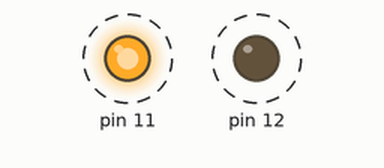
Simulated run of this sketch. Board: Arduino Uno, built with avr-gcc and run on an emulated ATmega328P. Parts: output pins drawn as LEDs (lit = HIGH). Dashed ring = blinking.

Above: at 0.05 s.
Timing chart, 0 to 3.0 s (numbered marks = the images above):
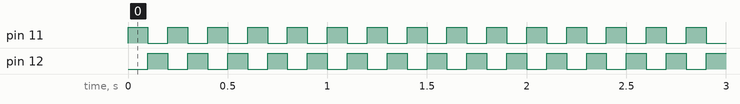

The sketch:

01-LED_Blink.ino
```cpp
void setup() {
  pinMode(11, OUTPUT);
  pinMode(12, OUTPUT);
}

void loop() {
  digitalWrite(11, 1);
  digitalWrite(12, 0);
  delay(100);
  digitalWrite(11, 0);
  digitalWrite(12, 1);
  delay(100);
}
```

Measured:
- by itself, pin 11, pin 12: alternates HIGH for 0.10 s and LOW for 0.10 s
